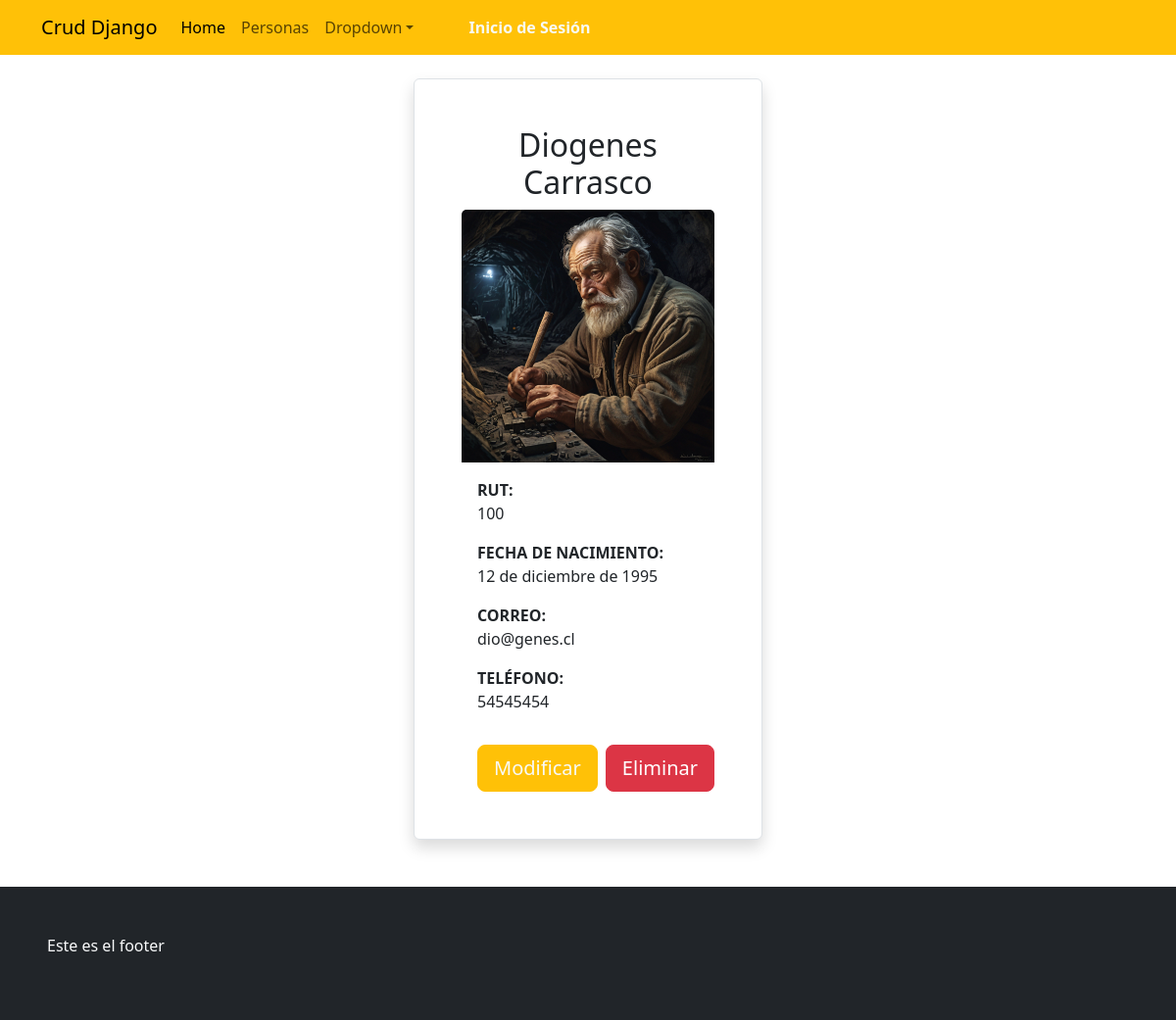
The app's page /detallepersona/100, older data.
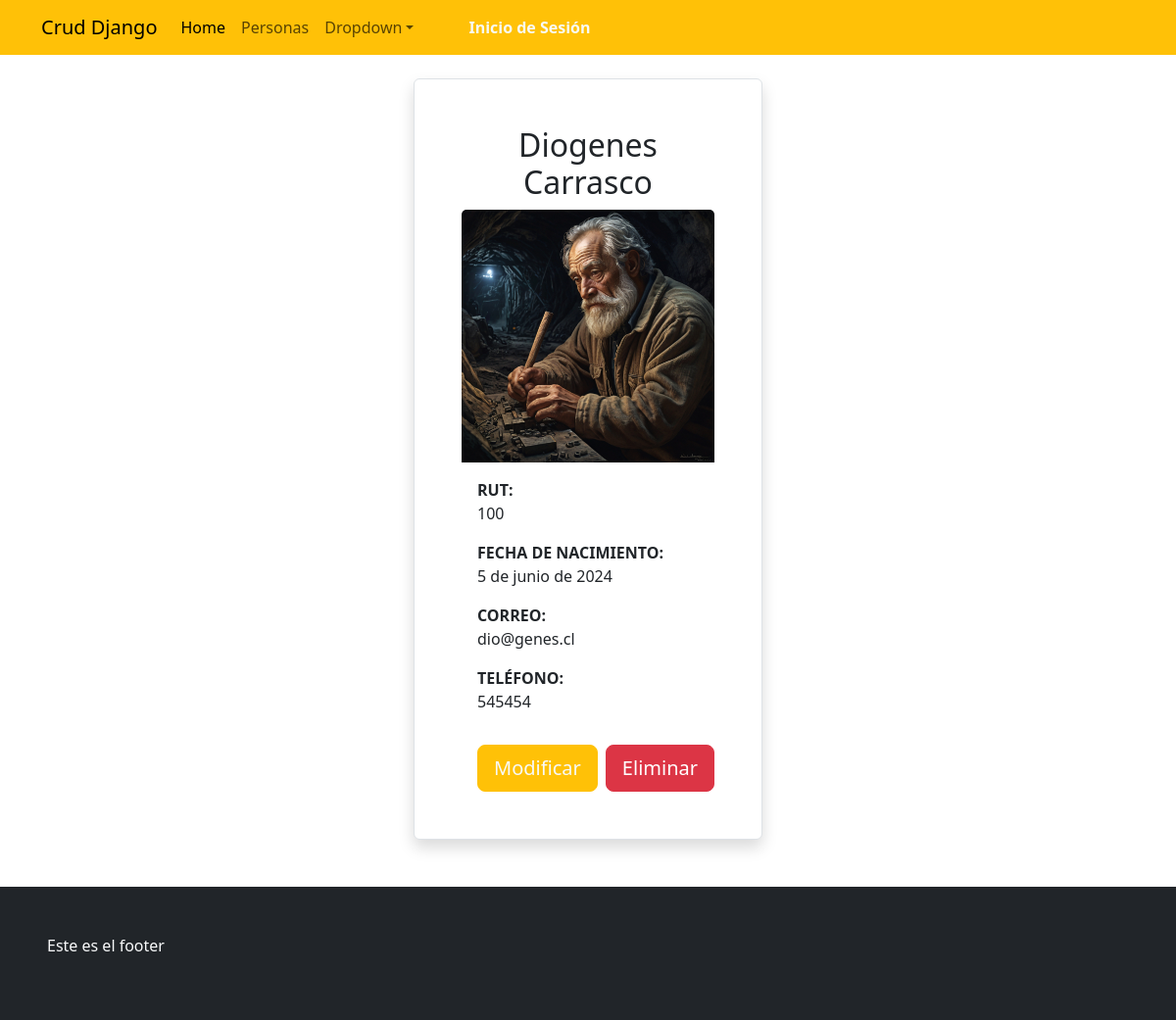
The same page, newer data.
### appcrud/models.py (models this page shows, shortened)
class Persona(models.Model):
    rut=models.CharField(max_length=10,primary_key=True, null=False)
    nombre=models.CharField(max_length=50,null=False)
    apellido=models.CharField(max_length=50, null=False)
    fecha_ncto=models.DateField(verbose_name='Fecha de Nacimiento',error_messages='ta malo')
    correo=models.EmailField(error_messages='coloca bien el correo...')
    telefono=models.IntegerField()
    imagen=models.ImageField(upload_to='personas',null=True)

### appcrud/views.py (the view)
# urls.py: path('detallepersona/<id>',detallepersona,name='detallepersona'),
def detallepersona(request,id):
     persona=get_object_or_404(Persona, rut=id)
     datos={
         "persona":persona
     }
     return render(request,'appcrud/detallepersona.html', datos)

### appcrud/templates/appcrud/detallepersona.html
{% extends "appcrud/base.html" %}
{% load static %}
{% block contenido %}
<div class="container">
    <div class='mt-4 mb-5'>
        <div class="row">
            <div class="col-sm-4"></div>
            <div class="col-sm-4">
                <div class="card p-5 border rounded shadow">
                    <h2 class="card-title text-center">{{persona.nombre}} {{persona.apellido}}</h2>
                        <img class="card-img-top" src="{{persona.imagen.url}}" alt="Card image">
                    <div class="card-body">
                        <p class="card-text"><span style="font-weight:bold">RUT: </span><br>{{persona.rut}}</p>
                        <p class="card-text"><span style="font-weight:bold">FECHA DE NACIMIENTO: </span><br>{{persona.fecha_ncto}}</p>
                        <p class="card-text"><span style="font-weight:bold">CORREO: </span><br>{{persona.correo}}</p>
                        <p class="card-text"><span style="font-weight:bold">TELÉFONO: </span><br>{{persona.telefono}}</p>
                    </div>
                    <div class="mt-3 d-flex justify-content-end">
                        <a href="{% url 'modificarpersona' persona.rut %}" role="button"  class="btn btn-warning btn-lg text-light mx-2" >Modificar</a>
                        <a href="{% url 'eliminarpersona' persona.rut %}" role="button" class="btn btn-danger btn-lg ">Eliminar</a>
                    </div>
                </div>
            </div>
            <div class="col-sm-4"></div>
        </div>
    </div>
</div>
{% endblock contenido %}

Row changes from the older to the newer data that the page shows:
changed Persona "Diogenes": fecha_ncto "12 de diciembre de 1995" → "5 de junio de 2024"; telefono "54545454" → "545454"
